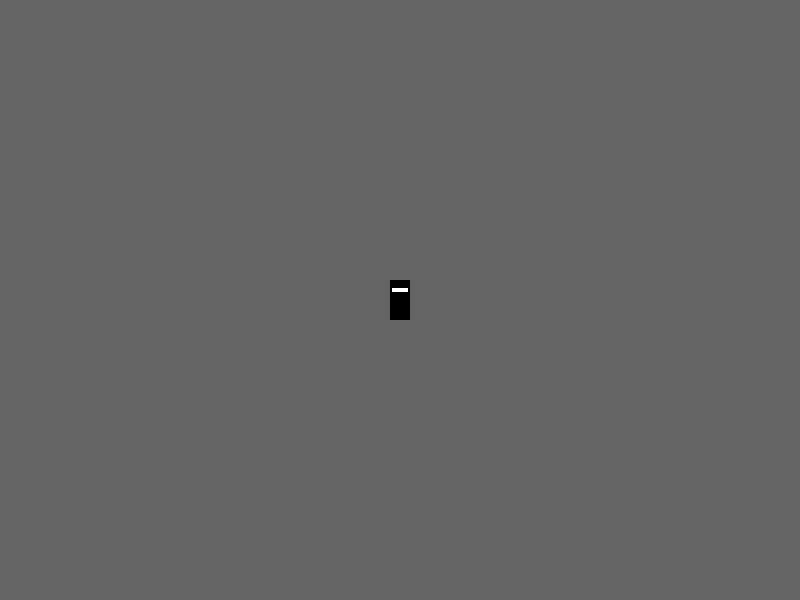
Frame 1 (no input)
Frame 60 (no input): identical to frame 1, image omitted
Frame 120 (the mouse pressed at the canvas centre since frame 60): identical to frame 1, image omitted

The p5.js sketch that drew this single still picture (run headless with seeded random() and noise() and a simulated clock; from frame 60 on, the mouse is pressed at the canvas centre):

// p5.js sketch
// ── sketch.js
// Some driving thing by @De_Pixelaar

let car;

let w,a,s,d;

function reset() {
    car = new Car();

    w = false;
    a = false;
    s = false;
    d = false;
}

function setup() {
    createCanvas(800,600);

    reset();
}

function draw() {
    background(100);

    car.update();
    car.display();

    //  Controls
    if (a) {
        car.turn(-car.turnSpeed);
    }
    if (d) {
        car.turn(car.turnSpeed);
    }
    if (w) {
        car.drive(false);
    }
    if (s) {
        car.drive(true);
    }
}

function keyPressed() {
    if (key == 'a') {
        a = true;
    } else if (key == 'd') {
        d = true;
    } else if (key == 'w') {
        w = true;
    } else if (key == 's') {
        s = true;
    }
}

function keyReleased() {
    if (key == 'a') {
        a = false;
    } else if (key == 'd') {
        d = false;
    } else if (key == 'w') {
        w = false;
    } else if (key == 's') {
        s = false;
    }
}
// ── car.js
class Car {
    constructor() {
        this.pos = createVector(width / 2, height / 2);
        this.vel = createVector(0, 0);
        this.angle = 0;
        this.width = 20;
        this.height = 40;
        this.turnSpeed = radians(4);
    }

    display() {
        push();
        noStroke();
        fill(0);
        rectMode(CENTER);
        translate(this.pos.x, this.pos.y);
        rotate(this.angle);
        rect(0, 0, this.width, this.height);
        fill(255);
        rect(0, this.height * -0.25, this.width * 0.8, this.height * 0.1);
        pop();
    }

    update() {
        this.vel.mult(0.9)
        this.pos.add(this.vel);

        this.pos.x = constrain(this.pos.x, 0, width);
        this.pos.y = constrain(this.pos.y, 0, height);
    }

    drive(back) {
        this.vel.add(p5.Vector.fromAngle(this.angle + radians(back ? 90: -90)));
    }

    turn(a) {
        this.angle += a;
    }
}
